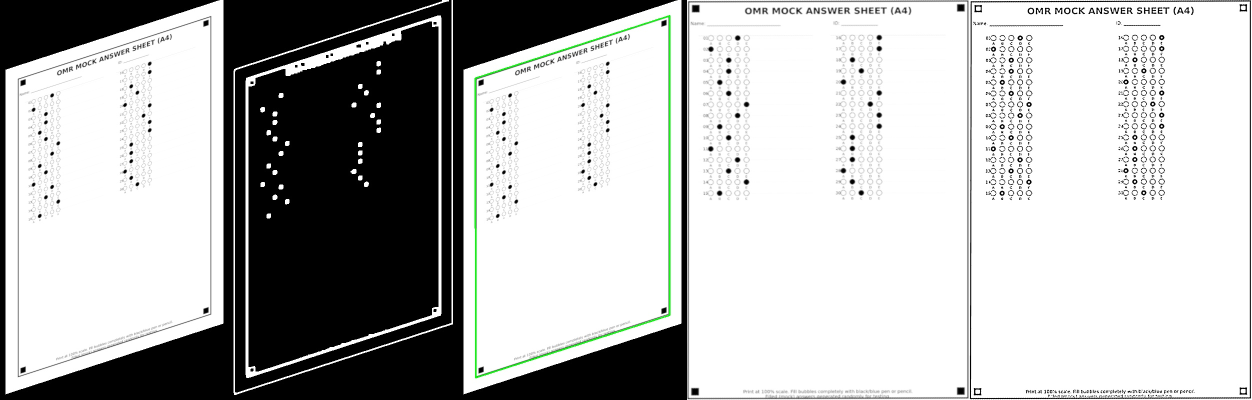
#> input picture OMR_Sample_A4_filled.debug_adaptive.jpg, 2504 x 800 px (shown at 1/2 size)
$ python -i omr_cli.py   (imports and definitions only)
#> lines starting #> are read from the running program, lines starting #| are printed output that depends on the picture; after the words box and inside, x2 and y2 are one past the last pixel; in counts of white or black regions, pixels touching at a corner belong together
import argparse, glob, os, sys, csv, json, random
import numpy as np
import cv2 as cv

# ===================== TEMPLATE GENERATION =====================
# [78 lines left out: functions create_answer_sheet_template, create_filled_answer_sheet, not called in this run]

# ===================== TEMPLATE-BASED DETECTION =====================
def detect_template_structure(image):
    """
    Detect the template structure (question numbers, option letters) to guide bubble detection.
    Returns the detected template parameters.
    """
    # Convert to grayscale
    if len(image.shape) == 3:
        gray = cv.cvtColor(image, cv.COLOR_BGR2GRAY)
    else:
        gray = image

    h, w = gray.shape

    # Estimate template parameters based on image dimensions
    estimated_margin = int(min(w, h) * 0.05)  # 5% of smaller dimension
    estimated_row_height = int(h * 0.025)  # 2.5% of height
    estimated_bubble_radius = int(min(w, h) * 0.01)  # 1% of smaller dimension

    # Use morphological operations to find text-like regions
    kernel = cv.getStructuringElement(cv.MORPH_RECT, (3, 3))
    dilated = cv.dilate(gray, kernel, iterations=1)
    eroded = cv.erode(dilated, kernel, iterations=1)

    # Find contours that might be text
    contours, _ = cv.findContours(eroded, cv.RETR_EXTERNAL, cv.CHAIN_APPROX_SIMPLE)

    # Filter contours by size to find text regions
    text_regions = []
    for contour in contours:
        x, y, w_contour, h_contour = cv.boundingRect(contour)
        area = w_contour * h_contour

        # Text regions are typically small rectangles
        if 50 < area < 500 and 5 < w_contour < 50 and 5 < h_contour < 50:
            text_regions.append((x, y, w_contour, h_contour))

    # Sort text regions by y-coordinate to identify rows
    if text_regions:
        text_regions.sort(key=lambda r: r[1])

        # Group into rows
        rows = []
        current_row = [text_regions[0]]
        row_tolerance = estimated_row_height // 2

        for region in text_regions[1:]:
            if abs(region[1] - current_row[0][1]) <= row_tolerance:
                current_row.append(region)
            else:
                # Sort current row by x-coordinate
                current_row.sort(key=lambda r: r[0])
                rows.append(current_row)
                current_row = [region]

        if current_row:
            current_row.sort(key=lambda r: r[0])
            rows.append(current_row)
    else:
        rows = []

    # Estimate template parameters
    template_params = {
        'margin': estimated_margin,
        'row_height': estimated_row_height,
        'bubble_radius': estimated_bubble_radius,
        'text_regions': text_regions,
        'rows': rows,
        'image_width': w,
        'image_height': h
    }

    return template_params

def detect_bubbles_with_template(image, template_params):
    """
    Detect bubbles using the template structure as a guide.
    """
    if len(image.shape) == 3:
        gray = cv.cvtColor(image, cv.COLOR_BGR2GRAY)
    else:
        gray = image

    h, w = gray.shape

    # Use template parameters to predict bubble locations
    margin = template_params['margin']
    row_height = template_params['row_height']
    bubble_radius = template_params['bubble_radius']

    # Predict bubble positions based on template structure
    predicted_bubbles = []

    # Estimate question layout (2 columns, 15 questions per column)
    questions_per_col = 15
    col_width = w // 2

    for col in range(2):
        col_x = margin + 120 + col * col_width

        for row in range(questions_per_col):
            y = margin + 200 + row * row_height

            # Predict 5 options per question
            for opt_idx in range(5):
                x = col_x + 60 + opt_idx * 70  # 60 for question number, 70 between options

                # Check if this region actually contains a bubble
                # Look for circular patterns in the predicted location
                roi_x1 = max(0, x - bubble_radius - 5)
                roi_y1 = max(0, y - bubble_radius - 5)
                roi_x2 = min(w, x + bubble_radius + 5)
                roi_y2 = min(h, y + bubble_radius + 5)

                roi = gray[roi_y1:roi_y2, roi_x1:roi_x2]

                if roi.size > 0:
                    # Use Hough Circle Transform to detect actual circles
                    try:
                        circles = cv.HoughCircles(
                            roi,
                            cv.HOUGH_GRADIENT,
                            dp=1,
                            minDist=bubble_radius * 2,
                            param1=50,
                            param2=30,
                            minRadius=bubble_radius - 5,
                            maxRadius=bubble_radius + 5
                        )

                        if circles is not None:
                            # Found a circle, add to detected bubbles
                            for circle in circles[0]:
                                cx, cy, r = circle
                                # Convert back to full image coordinates
                                full_x = int(roi_x1 + cx)
                                full_y = int(roi_y1 + cy)
                                predicted_bubbles.append((full_x, full_y, int(r)))
                    except Exception as e:
                        # Skip this region if there's an error
                        continue

    return predicted_bubbles

def organize_bubbles_into_questions(bubbles, template_params):
    """
    Organize detected bubbles into question-option structure.
    """
    if not bubbles:
        return {}

    # Sort bubbles by y-coordinate to group by rows
    bubbles.sort(key=lambda b: b[1])

    # Group bubbles by rows
    row_tolerance = template_params['row_height'] // 2
    rows = []
    current_row = [bubbles[0]]

    for bubble in bubbles[1:]:
        if abs(bubble[1] - current_row[0][1]) <= row_tolerance:
            current_row.append(bubble)
        else:
            # Sort current row by x-coordinate
            current_row.sort(key=lambda b: b[0])
            rows.append(current_row)
            current_row = [bubble]

    if current_row:
        current_row.sort(key=lambda b: b[0])
        rows.append(current_row)

    # Organize into question-option structure
    bubble_positions = {}
    question_num = 1

    for row in rows:
        if len(row) >= 3:  # Need at least 3 options to be valid
            # Map options A, B, C, D, E to the bubbles in this row
            options = ['A', 'B', 'C', 'D', 'E']
            for i, (x, y, r) in enumerate(row[:5]):  # Take first 5 bubbles
                if question_num not in bubble_positions:
                    bubble_positions[question_num] = {}
                bubble_positions[question_num][options[i]] = (x, y, r)
            question_num += 1

    return bubble_positions

# ===================== SCORING =====================
# [120 lines left out: functions fill_ratio, decide_answer, score_sheet, generate_mock_sheets, not called in this run]

def process_omr_sheet(image_path, answer_key_path=None):
    """Process an OMR sheet and return results."""
#> called with image_path = 'OMR_Sample_A4_filled.debug_adaptive.jpg'
    # Read image
    image = cv.imread(image_path)
#> image is the input picture: shape (800, 2504, 3); mean B, G, R 184.4, 185.1, 184.4
    if image is None:
        raise ValueError(f"Could not read image: {image_path}")

    # Detect template structure
    print("Detecting template structure...")
    template_params = detect_template_structure(image)
#> in detect_template_structure, `dilated = cv.dilate(gray, kernel, iterations=1)`:
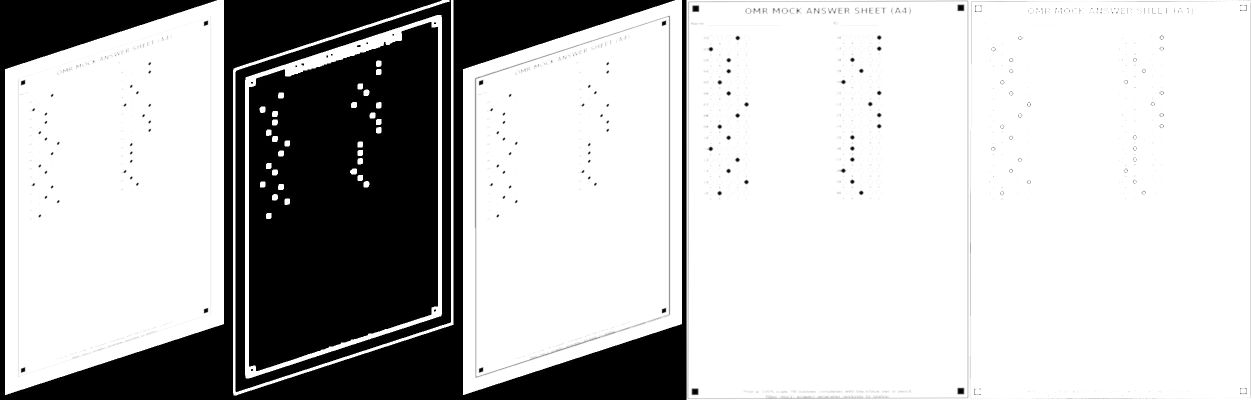
#> dilated: shape (800, 2504) (shown at 1/2 size); min 0, max 255, mean 191.4
#> in detect_template_structure, `eroded = cv.erode(dilated, kernel, iterations=1)`:
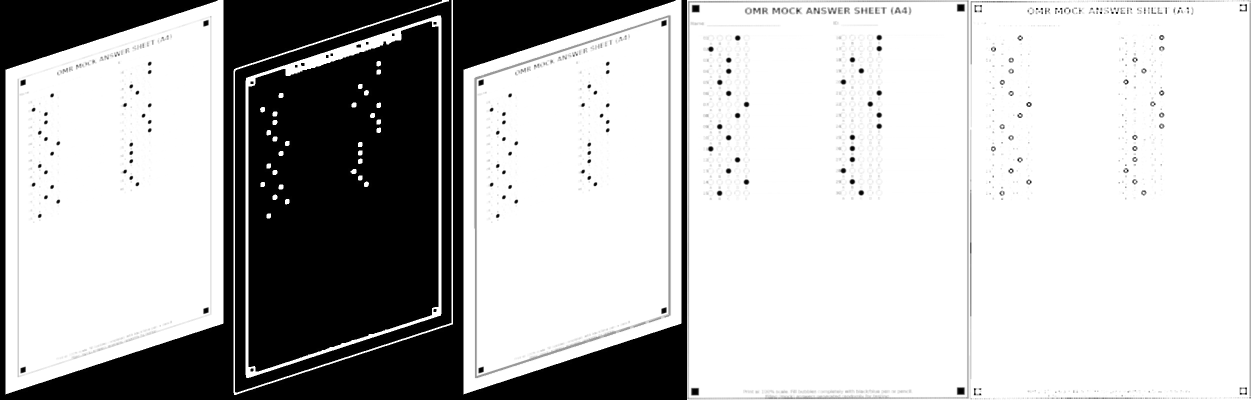
#> eroded: shape (800, 2504) (shown at 1/2 size); min 0, max 255, mean 187.6
#> in detect_template_structure, `contours, _ = cv.findContours(eroded, cv.RETR_EXTERNAL, cv.CHAIN_APPRO..`: contours = 4 contours, 1 with area under 20; largest, box (x1, y1, x2, y2) and area: (920, 0, 2504, 800) 1195614, (464, 0, 912, 792) 290336, (8, 0, 448, 792) 285697
#> the loop in detect_template_structure, `for contour in contours:` made 4 passes
#> (x, y, w_contour, h_contour, area) on passes 2 to 4: (920, 0, 1584, 800, 1267200), (464, 0, 448, 792, 354816), (8, 0, 440, 792, 348480)
#> after the loop in detect_template_structure, `for contour in contours:`: text_regions = []
#> in detect_template_structure, `template_params = { 'margin': estimated_margin, 'row_height': estimate..`: template_params = {'margin': 40, 'row_height': 20, 'bubble_radius': 8, 'text_regions': [], 'rows': [], 'image_width': 2504, 'image_height': 800}

    # Detect bubbles using template guidance
    print("Detecting bubbles...")
    detected_bubbles = detect_bubbles_with_template(image, template_params)
#> in detect_bubbles_with_template, `margin = template_params['margin']`: margin = 40
#> in detect_bubbles_with_template, `row_height = template_params['row_height']`: row_height = 20
#> in detect_bubbles_with_template, `bubble_radius = template_params['bubble_radius']`: bubble_radius = 8
#> the loop in detect_bubbles_with_template, `for col in range(2):` made 2 passes
#> col_x on passes 1 to 2: 160, 1412
#> after the loop in detect_bubbles_with_template, `for col in range(2):`: roi: shape (26, 26); every value is 255
#> after the loop in detect_bubbles_with_template, `for col in range(2):`: predicted_bubbles = [(1474, 297, 6)]
#> detected_bubbles = [(1474, 297, 6)]
    print(f"Detected {len(detected_bubbles)} bubbles")
#| Detected 1 bubbles

    # Organize bubbles into questions
    print("Organizing bubbles into questions...")
    bubble_positions = organize_bubbles_into_questions(detected_bubbles, template_params)
#> in organize_bubbles_into_questions, `row_tolerance = template_params['row_height'] // 2`: row_tolerance = 10
#> in organize_bubbles_into_questions, `current_row = [bubbles[0]]`: current_row = [(1474, 297, 6)]
#> after the loop in organize_bubbles_into_questions, `for bubble in bubbles[1:]:`: rows = []
#> the loop in organize_bubbles_into_questions, `for row in rows:` made 1 pass
#> after the loop in organize_bubbles_into_questions, `for row in rows:`: bubble_positions = 0 items; question_num = 1
#> bubble_positions = 0 items
    print(f"Organized into {len(bubble_positions)} questions")
#| Organized into 0 questions

    # Load answer key if provided
    answer_key = {}
    if answer_key_path and os.path.exists(answer_key_path):
        with open(answer_key_path, 'r') as f:
            reader = csv.DictReader(f)
            for row in reader:
                answer_key[int(row['question'])] = row['answer']

    # Score the sheet
    if answer_key:
        print("Scoring sheet...")
        results, correct_count = score_sheet(image, bubble_positions, answer_key)

        # Calculate score
        total_questions = len(bubble_positions)
        score_percentage = (correct_count / total_questions * 100) if total_questions > 0 else 0

        print(f"Score: {correct_count}/{total_questions} ({score_percentage:.1f}%)")

        return {
            'bubble_positions': bubble_positions,
            'results': results,
            'score': correct_count,
            'total': total_questions,
            'percentage': score_percentage
        }
    else:
        return {
            'bubble_positions': bubble_positions,
            'message': 'No answer key provided for scoring'
        }

# ===================== CLI =====================
# [27 lines left out: function main, not called in this run]

# [2 lines not run here, left out]

>>> result = process_omr_sheet('OMR_Sample_A4_filled.debug_adaptive.jpg')
#> result = 2 items
